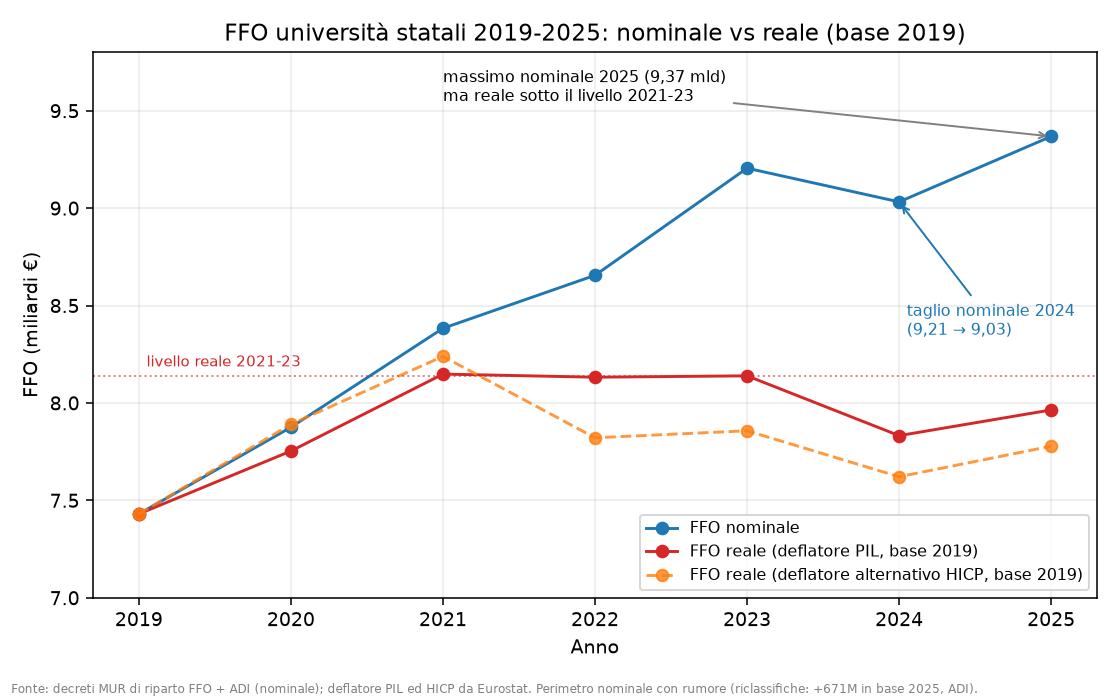

Generate this figure with Python:
"""F2 — FFO università 2019-2025: nominale vs reale (base 2019).
Legge data/b4_ffo_serie.csv, produce figures/f2_ffo_reale.png.
Fonte nominale: decreti MUR di riparto (DM 1059/2021, 581/2022, 809/2023, 1170/2024, 595/2025) + ADI.
Deflatore primario: deflatore del PIL (Eurostat nama_10_gdp, 2019=100); HICP come check.
"""
import csv, os
import matplotlib
matplotlib.use("Agg")
import matplotlib.pyplot as plt

HERE = os.path.dirname(os.path.abspath(__file__))
DATA = os.path.join(HERE, "..", "data", "b4_ffo_serie.csv")
anni, nom, real_pil, real_hicp = [], [], [], []
with open(DATA, encoding="utf-8") as f:
    for r in csv.DictReader(f):
        anni.append(int(r["ANNO"]))
        nom.append(float(r["FFO_NOMINALE_MLD"]))
        real_pil.append(float(r["FFO_REALE_PIL_MLD_2019"]))
        real_hicp.append(float(r["FFO_REALE_HICP_MLD_2019"]))

fig, ax = plt.subplots(figsize=(8, 5))
ax.plot(anni, nom, "-o", color="#1f77b4", label="FFO nominale")
ax.plot(anni, real_pil, "-o", color="#d62728", label="FFO reale (deflatore PIL, base 2019)")
ax.plot(anni, real_hicp, "--o", color="#ff7f0e", label="FFO reale (deflatore alternativo HICP, base 2019)", alpha=0.8)
# livello reale medio 2021-2023 (plateau), etichettato
liv = sum(real_pil[2:5]) / 3
ax.axhline(liv, color="#d62728", ls=":", lw=1, alpha=0.6)
ax.text(2019.05, liv + 0.03, "livello reale 2021-23", color="#d62728", fontsize=7.5, va="bottom")
ax.annotate("massimo nominale 2025 (9,37 mld)\nma reale sotto il livello 2021-23",
            xy=(2025, nom[-1]), xytext=(2021.0, 9.55), fontsize=8,
            arrowprops=dict(arrowstyle="->", color="gray"))
# punto forte: taglio anche nominale nel 2024 (9,21 -> 9,03)
ax.annotate("taglio nominale 2024\n(9,21 → 9,03)", xy=(2024, nom[5]), xytext=(2024.05, 8.35),
            fontsize=8, color="#1f77b4",
            arrowprops=dict(arrowstyle="->", color="#1f77b4"))
ax.set_xlabel("Anno"); ax.set_ylabel("FFO (miliardi €)")
ax.set_title("FFO università statali 2019-2025: nominale vs reale (base 2019)")
ax.legend(fontsize=8, loc="lower right"); ax.grid(alpha=0.25)
ax.set_ylim(7, 9.8)
fig.text(0.01, 0.01,
         "Fonte: decreti MUR di riparto FFO + ADI (nominale); deflatore PIL ed HICP da Eurostat. "
         "Perimetro nominale con rumore (riclassifiche: +671M in base 2025, ADI).",
         fontsize=6, color="gray")
out = os.path.join(HERE, "f2_ffo_reale.png")
fig.tight_layout(rect=(0, 0.03, 1, 1)); fig.savefig(out, dpi=140)
print("saved", out)
